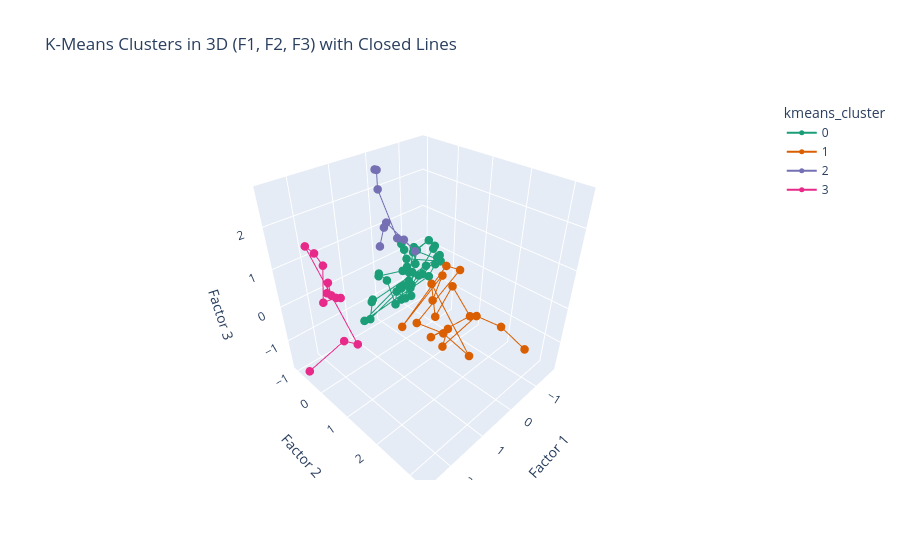

Notebook source saved alongside this figure:
### Code cell
import plotly.express as px

# Define a new, distinct color map for the clusters, avoiding yellow
cluster_colors = {
    0: '#1b9e77', # Green
    1: '#d95f02', # Orange-brown
    2: '#7570b3', # Purple
    3: '#e7298a'  # Pink/Magenta
}
# Ensure the order of the clusters in the legend
cluster_category_order = [0, 1, 2, 3]

# Create an interactive 3D line plot
fig_3d_line = px.line_3d(
    df_cfs_factors, # Changed from df_plot_3d to df_cfs_factors
    x='F1',
    y='F2',
    z='F3',
    color='kmeans_cluster',
    line_group='kmeans_cluster', # Group lines by cluster
    hover_name='Country',
    hover_data=['Flag_Emoji'],
    title='K-Means Clusters in 3D (F1, F2, F3) with Closed Lines',
    labels={'F1': 'Factor 1', 'F2': 'Factor 2', 'F3': 'Factor 3'},
    color_discrete_map=cluster_colors,
    category_orders={'kmeans_cluster': cluster_category_order}
)

# Update traces to display both lines and markers
fig_3d_line.update_traces(mode='lines+markers', marker=dict(size=5))

# Display the plot
fig_3d_line.show()

### Figure 1 — Plotly figure (JSON) as saved in the notebook; plotly's stock layout.template omitted (floating-point values rounded to 4 significant figures)
{"data": [{"customdata": [["🇧🇪"], ["🇧🇪"], ["🇧🇪"], ["🇭🇷"], ["🇭🇷"], ["🇭🇷"], ["🇨🇿"], ["🇨🇿"], ["🇨🇿"], ["🇫🇷"], ["🇫🇷"], ["🇫🇷"], ["🇩🇪"], ["🇩🇪"], ["🇩🇪"], ["🇭🇺"], ["🇭🇺"], ["🇭🇺"], ["🇮🇪"], ["🇮🇪"], ["🇮🇪"], ["🇮🇹"], ["🇱🇺"], ["🇲🇹"], ["🇲🇹"], ["🇲🇹"], ["🇳🇱"], ["🇳🇱"], ["🇳🇱"], ["🇵🇱"], ["🇵🇱"], ["🇵🇱"], ["🇷🇴"], ["🇷🇴"], ["🇸🇰"], ["🇸🇰"], ["🇸🇰"], ["🇸🇮"], ["🇸🇮"], ["🇸🇮"], ["🇪🇸"], ["🇪🇸"]], "hovertemplate": "<b>%{hovertext}</b><br><br>kmeans_cluster=0<br>Factor 1=%{x}<br>Factor 2=%{y}<br>Factor 3=%{z}<br>Flag_Emoji=%{customdata[0]}<extra></extra>", "hovertext": ["Belgium", "Belgium", "Belgium", "Croatia", "Croatia", "Croatia", "Czechia", "Czechia", "Czechia", "France", "France", "France", "Germany", "Germany", "Germany", "Hungary", "Hungary", "Hungary", "Ireland", "Ireland", "Ireland", "Italy", "Luxembourg", "Malta", "Malta", "Malta", "Netherlands", "Netherlands", "Netherlands", "Poland", "Poland", "Poland", "Romania", "Romania", "Slovakia", "Slovakia", "Slovakia", "Slovenia", "Slovenia", "Slovenia", "Spain", "Spain"], "legendgroup": "0", "line": {"color": "#1b9e77", "dash": "solid"}, "marker": {"size": 5, "symbol": "circle"}, "mode": "lines+markers", "name": "0", "scene": "scene", "showlegend": true, "type": "scatter3d", "x": [-0.9194, -0.9626, -0.8548, -0.09917, -0.02491, 0.1852, -0.2191, 0.05048, 0.1431, -0.4262, -0.3673, -0.05878, -1.212, -1.174, -0.7326, -1.605, -1.658, -1.668, -0.7239, -0.7919, -0.9159, -0.2715, 0.7445, -1.153, -1.32, -1.41, -0.9082, -0.6063, -0.4607, -0.703, -0.5995, -0.3632, -0.799, -0.7011, -0.9903, -0.4924, -0.4144, 0.4724, 0.2813, 0.2671, -0.5935, -0.276], "y": [-0.568, -0.6646, -0.5819, -0.09263, -0.3342, -0.1566, -0.9355, -0.918, -0.8194, -0.5308, -0.2971, 0.1857, -0.8118, -0.3279, -0.3772, -0.3941, -0.6282, -0.5806, -0.5702, -0.6937, -0.4444, -0.00997, -0.7714, -0.2973, -0.2222, -0.1137, -0.8998, -0.7513, -0.488, -0.5243, -0.7029, -0.5489, 0.4112, 0.4211, -0.9176, -0.7253, -0.5871, -0.8792, -0.9566, -1.028, 0.1497, 0.3473], "z": [-0.1928, 0.2583, 0.1852, -0.6483, -0.5252, -0.7234, -0.5639, -0.214, -0.2064, -0.1722, 0.08284, -0.07722, 0.003811, 0.5111, 0.3673, -0.2799, -0.05885, 0.04519, -0.8732, -0.4549, -0.5031, 0.1001, -1.293, -0.5681, -0.2277, -0.1292, -0.1762, 0.4607, 0.4592, -1.103, -0.802, -1.066, 0.5405, 0.5166, -0.9373, -0.8133, -0.7422, -1.452, -0.944, -1.07, 0.213, 0.2059]}, {"customdata": [["🇧🇬"], ["🇧🇬"], ["🇧🇬"], ["🇨🇾"], ["🇨🇾"], ["🇨🇾"], ["🇬🇷"], ["🇬🇷"], ["🇬🇷"], ["🇮🇹"], ["🇱🇹"], ["🇱🇹"], ["🇱🇹"], ["🇵🇹"], ["🇵🇹"], ["🇵🇹"], ["🇷🇴"], ["🇪🇸"]], "hovertemplate": "<b>%{hovertext}</b><br><br>kmeans_cluster=1<br>Factor 1=%{x}<br>Factor 2=%{y}<br>Factor 3=%{z}<br>Flag_Emoji=%{customdata[0]}<extra></extra>", "hovertext": ["Bulgaria", "Bulgaria", "Bulgaria", "Cyprus", "Cyprus", "Cyprus", "Greece", "Greece", "Greece", "Italy", "Lithuania", "Lithuania", "Lithuania", "Portugal", "Portugal", "Portugal", "Romania", "Spain"], "legendgroup": "1", "line": {"color": "#d95f02", "dash": "solid"}, "marker": {"size": 5, "symbol": "circle"}, "mode": "lines+markers", "name": "1", "scene": "scene", "showlegend": true, "type": "scatter3d", "x": [-0.412, -0.4146, -0.3542, 0.2044, -0.1102, 0.2249, -0.5622, -0.6301, 0.1909, -0.276, 0.5973, 0.7766, 1.041, -0.4248, -0.2189, 1.296, -0.2857, 0.1217], "y": [3.283, 2.632, 1.992, 1.493, 1.367, 1.13, 1.648, 1.006, 1.23, 0.6505, 2.595, 2.018, 1.5, 1.383, 1.155, 1.324, 0.9846, 1.073], "z": [-0.4074, -0.1734, -0.1987, -1.081, -0.8012, -0.9992, -0.5144, -0.001236, -0.3394, 0.06993, -0.3836, -0.008274, 0.1241, 0.7254, 0.8231, 0.06624, 0.4568, 0.009629]}, {"customdata": [["🇩🇰"], ["🇩🇰"], ["🇩🇰"], ["🇱🇻"], ["🇱🇻"], ["🇱🇻"], ["🇸🇪"], ["🇸🇪"], ["🇸🇪"]], "hovertemplate": "<b>%{hovertext}</b><br><br>kmeans_cluster=2<br>Factor 1=%{x}<br>Factor 2=%{y}<br>Factor 3=%{z}<br>Flag_Emoji=%{customdata[0]}<extra></extra>", "hovertext": ["Denmark", "Denmark", "Denmark", "Latvia", "Latvia", "Latvia", "Sweden", "Sweden", "Sweden"], "legendgroup": "2", "line": {"color": "#7570b3", "dash": "solid"}, "marker": {"size": 5, "symbol": "circle"}, "mode": "lines+markers", "name": "2", "scene": "scene", "showlegend": true, "type": "scatter3d", "x": [0.1385, -0.03987, 0.09059, -0.1489, 0.06255, 0.3811, 0.07312, 0.1387, 0.2862], "y": [-0.6924, -0.7193, -0.4679, 0.2317, 0.09074, 0.2285, -0.7253, -0.6426, -0.5219], "z": [0.714, 1.147, 1.415, 0.8448, 1.175, 1.391, 2.146, 2.636, 2.717]}, {"customdata": [["🇦🇹"], ["🇦🇹"], ["🇦🇹"], ["🇪🇪"], ["🇪🇪"], ["🇪🇪"], ["🇫🇮"], ["🇫🇮"], ["🇫🇮"], ["🇮🇹"], ["🇱🇺"], ["🇱🇺"]], "hovertemplate": "<b>%{hovertext}</b><br><br>kmeans_cluster=3<br>Factor 1=%{x}<br>Factor 2=%{y}<br>Factor 3=%{z}<br>Flag_Emoji=%{customdata[0]}<extra></extra>", "hovertext": ["Austria", "Austria", "Austria", "Estonia", "Estonia", "Estonia", "Finland", "Finland", "Finland", "Italy", "Luxembourg", "Luxembourg"], "legendgroup": "3", "line": {"color": "#e7298a", "dash": "solid"}, "marker": {"size": 5, "symbol": "circle"}, "mode": "lines+markers", "name": "3", "scene": "scene", "showlegend": true, "type": "scatter3d", "x": [1.589, 1.645, 1.809, 1.631, 1.764, 2.212, 1.8, 2.018, 2.18, 1.76, 1.607, 2.571], "y": [-0.8127, -0.787, -0.6161, -0.3567, -0.3313, -0.1343, -0.6283, -0.5346, -0.5697, 0.304, -0.491, -0.6523], "z": [-0.06294, 0.3316, 0.2088, 0.1187, 0.2026, 0.4108, 0.934, 1.374, 1.592, -0.7777, -1.276, -1.74]}], "layout": {"legend": {"title": {"text": "kmeans_cluster"}, "tracegroupgap": 0}, "scene": {"domain": {"x": [0, 1], "y": [0, 1]}, "xaxis": {"title": {"text": "Factor 1"}}, "yaxis": {"title": {"text": "Factor 2"}}, "zaxis": {"title": {"text": "Factor 3"}}}, "title": {"text": "K-Means Clusters in 3D (F1, F2, F3) with Closed Lines"}}}
